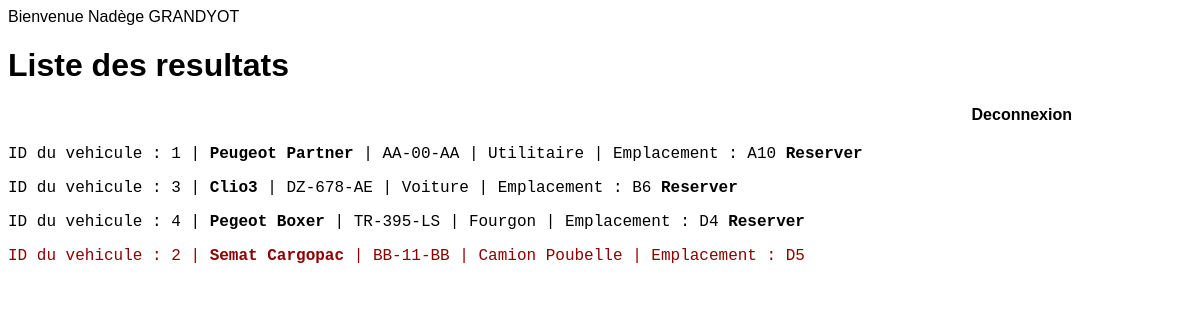
/admin/modif.php (signed in), run on the app's committed database.
### tables this page shows
CREATE TABLE IF NOT EXISTS `vehicules` (
  `idvehicule` tinyint NOT NULL AUTO_INCREMENT,
  `modele` varchar(40) NOT NULL,
  `carburant` varchar(10) NOT NULL,
  `plaque` varchar(9) NOT NULL,
  `type` tinyint NOT NULL,
  `statut` tinyint(1) NOT NULL,
  `Anneecontrole` date NOT NULL,
  `Description` varchar(100) NOT NULL,
  `emplacement` varchar(4) NOT NULL,
  PRIMARY KEY (`idvehicule`)
);

CREATE TABLE IF NOT EXISTS `type_vehicule` (
  `idtype` tinyint NOT NULL AUTO_INCREMENT,
  `intitule` varchar(40) NOT NULL,
  PRIMARY KEY (`idtype`)
);

### admin/modif.php (the view, shortened to what this page needs)
<?php
include("../admin/connexion.php");
$sql = "SELECT idvehicule, modele, carburant, plaque, statut, Anneecontrole, Description, emplacement,intitule
        FROM  vehicules
        inner join type_vehicule on type_vehicule.idtype = vehicules.idvehicule
        ORDER BY statut";
$resultat = mysqli_query($bdd, $sql);
?>
<!DOCTYPE html>
<html lang="fr">
    <head>
    <link href="../css/style-admin.css" rel="stylesheet">
	</head>
<body>
  <h1>Liste des resultats</h1>
  <h4><a href="Logout.php">Deconnexion</a> </h4>
  <section>
  <?php
  while($donnees = mysqli_fetch_assoc($resultat))
  {
    $idvehicule=$donnees['idvehicule'];
    $modele=$donnees['modele'];
    $plaque=$donnees['plaque'];
    $intitule=$donnees['intitule'];
    $statut=$donnees['statut'];
    $emplacement=$donnees['emplacement'];
    echo  '<p class="liste" data-statut="'.$statut.'">ID du vehicule : '.$idvehicule.' | <strong>'.$modele.'</strong> | '.$plaque.' | '.$intitule.' | Emplacement : '.$emplacement.'
    <a class="lien" href="detail-modif.php?id='.$idvehicule.'"> <strong>Reserver </strong></a></p>'."\n";
  }
  ?>
  </section>
</body>
</html>

### css/style-admin.css (style rules this page uses)
html { --lienoff:rgb(255, 255, 255); }
body { font-family: 'Oswald', sans-serif; background-color: rgb(255, 255, 255); }
a { color: rgb(0, 0, 0); text-decoration: none; background-image: linear-gradient(var(--lien), var(--lienoff)); background-size: 100% 4px, 0 2px; background-position: 100% 100%, 0 100%; background-repeat: no-repeat; transition: background-size .5s linear; }
p[data-statut='1'] { color:rgb(142, 0, 0); }

### admin/modif.php (style rules this page uses)
.liste { font-family:courier; }
h4 { text-align: right; padding-right: 10vw; }

### data on the page
vehicules: idvehicule "1", modele "Peugeot Partner", plaque "AA-00-AA", type_vehicule.intitule "Utilitaire", emplacement "A10"
vehicules: idvehicule "3", modele "Clio3", plaque "DZ-678-AE", type_vehicule.intitule "Voiture", emplacement "B6"
vehicules: idvehicule "4", modele "Pegeot Boxer", plaque "TR-395-LS", type_vehicule.intitule "Fourgon", emplacement "D4"
vehicules: idvehicule "2", modele "Semat Cargopac", plaque "BB-11-BB", type_vehicule.intitule "Camion Poubelle", emplacement "D5"

### other printed values
$_SESSION['prenom'] "Nadège"
$_SESSION['nom'] "GRANDYOT"
